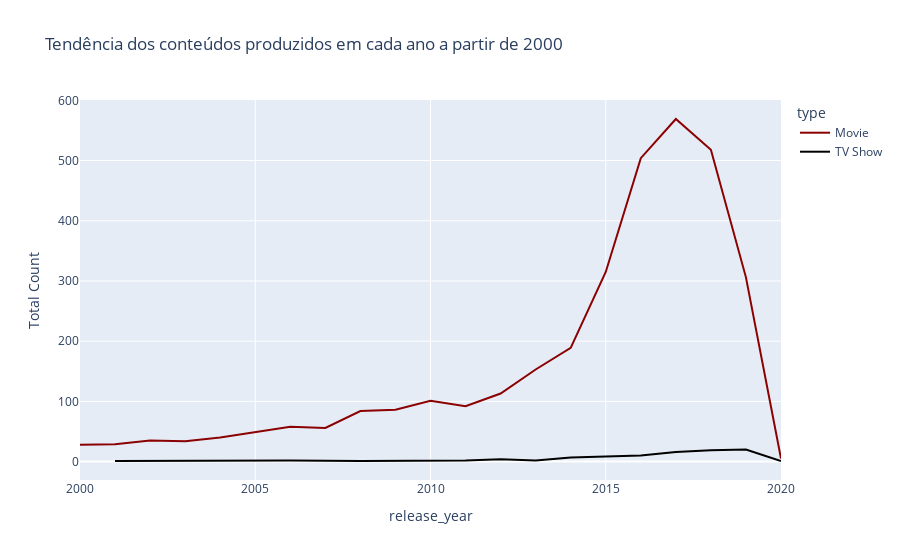

The cell this chart's notebook holds for it:
### Code cell
graph = px.line(producao, x = "release_year", y="Total Count", color = "type", color_discrete_sequence=["darkred", "black"], title = ("Tendência dos conteúdos produzidos em cada ano a partir de 2000"))
graph.show()

### Figure 1 — Plotly figure (JSON) as saved in the notebook; plotly's stock layout.template omitted (floating-point values rounded to 4 significant figures)
{"data": [{"hovertemplate": "type=Movie<br>release_year=%{x}<br>Total Count=%{y}<extra></extra>", "legendgroup": "Movie", "line": {"color": "darkred", "dash": "solid"}, "marker": {"symbol": "circle"}, "mode": "lines", "name": "Movie", "orientation": "v", "showlegend": true, "type": "scatter", "x": [2000, 2001, 2002, 2003, 2004, 2005, 2006, 2007, 2008, 2009, 2010, 2011, 2012, 2013, 2014, 2015, 2016, 2017, 2018, 2019, 2020], "xaxis": "x", "y": [28, 29, 35, 34, 40, 49, 58, 56, 84, 86, 101, 92, 113, 153, 189, 315, 504, 569, 518, 306, 5], "yaxis": "y"}, {"hovertemplate": "type=TV Show<br>release_year=%{x}<br>Total Count=%{y}<extra></extra>", "legendgroup": "TV Show", "line": {"color": "black", "dash": "solid"}, "marker": {"symbol": "circle"}, "mode": "lines", "name": "TV Show", "orientation": "v", "showlegend": true, "type": "scatter", "x": [2001, 2006, 2008, 2010, 2011, 2012, 2013, 2014, 2015, 2016, 2017, 2018, 2019, 2020], "xaxis": "x", "y": [1, 2, 1, 1, 2, 4, 2, 7, 9, 10, 16, 19, 20, 1], "yaxis": "y"}], "layout": {"legend": {"title": {"text": "type"}, "tracegroupgap": 0}, "title": {"text": "Tendência dos conteúdos produzidos em cada ano a partir de 2000"}, "xaxis": {"anchor": "y", "domain": [0, 1], "title": {"text": "release_year"}}, "yaxis": {"anchor": "x", "domain": [0, 1], "title": {"text": "Total Count"}}}}
